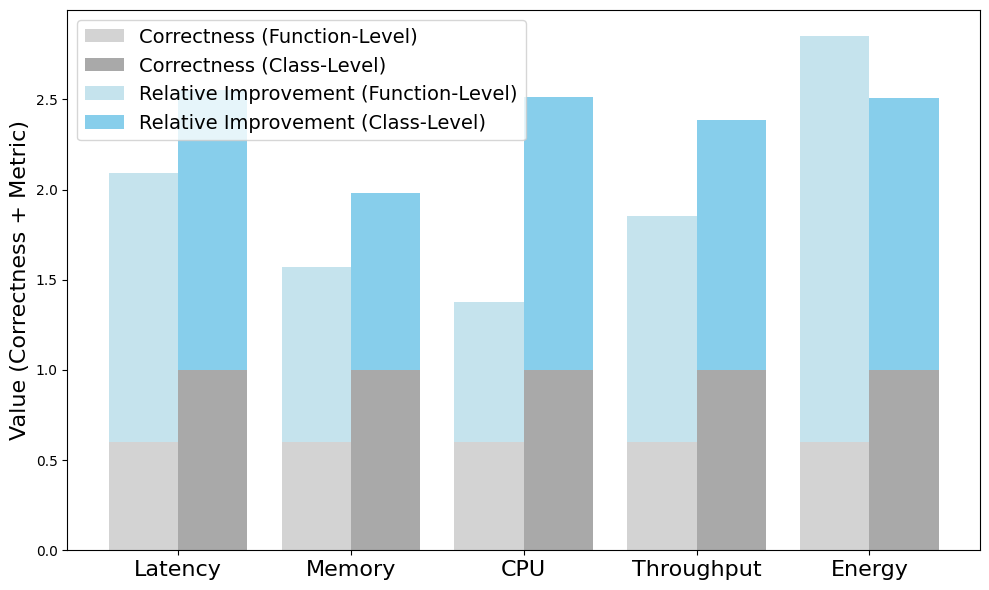

Recreate this plot in Python.
import matplotlib.pyplot as plt
import numpy as np

# Categories and values
categories = ['Latency', 'Memory', 'CPU', 'Throughput', 'Energy']
method_values = [1.492, 0.973, 0.775, 1.251, 2.253]
class_values = [1.551, 0.982, 1.516, 1.385, 1.505]
method_correct = 0.60
class_correct = 1.00

x = np.arange(len(categories))

# Create stacked bar chart
fig, ax = plt.subplots(figsize=(10, 6))

# Plot correctness as base
ax.bar(x - 0.2, [method_correct]*len(x), width=0.4, label='Correctness (Function-Level)', color='lightgray')
ax.bar(x + 0.2, [class_correct]*len(x), width=0.4, label='Correctness (Class-Level)', color='darkgray')

# Plot performance metrics stacked on top of correctness
ax.bar(x - 0.2, method_values, width=0.4, bottom=[method_correct]*len(x), label='Relative Improvement (Function-Level)', alpha=0.7, color='lightblue')
ax.bar(x + 0.2, class_values, width=0.4, bottom=[class_correct]*len(x), label='Relative Improvement (Class-Level)', alpha=1, color='skyblue')

# Formatting
ax.set_ylabel('Value (Correctness + Metric)', fontsize=16)
# ax.set_title('Comparision between Function-level and Class-level Optimization on SciMark')
ax.set_xticks(x)
ax.set_xticklabels(categories, fontsize=16)
ax.legend(loc='upper left', fontsize=14)

plt.tight_layout()
plt.savefig("class_method.png", bbox_inches="tight")
plt.show()
